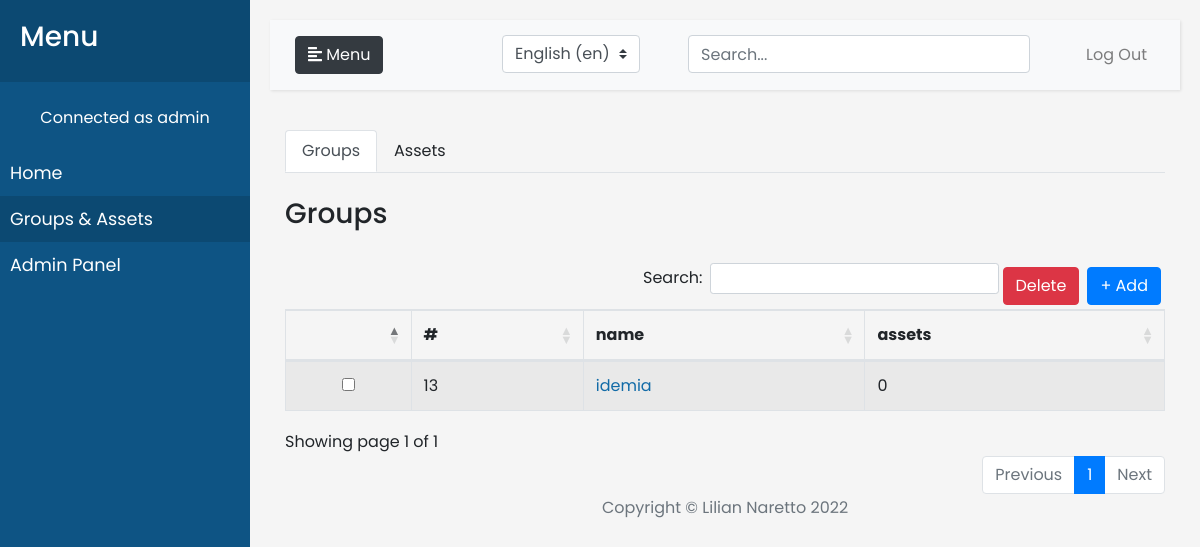
/groups/ (signed in), run on an earlier commit of the app's database.
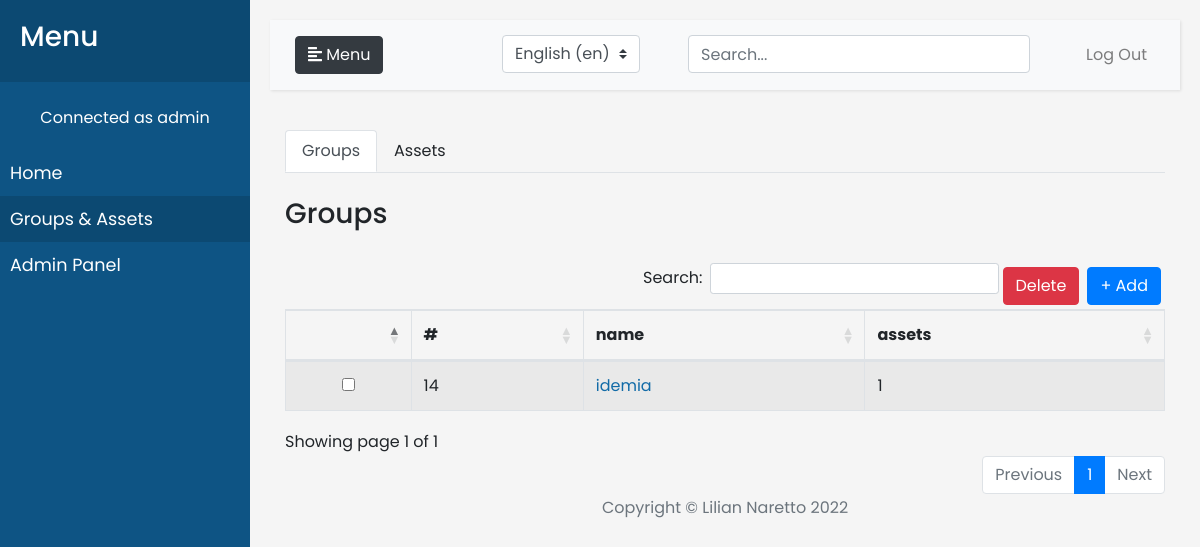
And on a later commit of the database.
### Main/models.py (models this page shows, shortened)
class TimeStampMixin(models.Model):
    created_at = models.DateTimeField(auto_now_add=True)
    updated_at = models.DateTimeField(auto_now=True)
    class Meta:
        abstract = True

class Group(TimeStampMixin):
    extension = models.ForeignKey('Extension', on_delete=models.CASCADE,verbose_name=_('Extension'), related_name='+')
    name = models.CharField(max_length=100, verbose_name=_('Name'))
    description = models.TextField(verbose_name=_('Description'))
    assets = models.ManyToManyField(Asset, blank=True, verbose_name=_('Assets'), related_name='+')
    slug = AutoSlugField(_('Slug'), unique=True, max_length=100, populate_from=('name'))
    def __str__(self):
        return self.name

### Main/views.py (the view, shortened to what this page needs)
# urls.py: path('groups/', views.Groups.as_view(),name="groups"),
class Groups(LoginRequiredMixin, View):
    template_name='Groups.html'
    def get(self, request):
        groupform = GroupForm()
        assetform = AssetForm(user=request.user)
        data = {'groupnav' : True,'available_languages': ['en', 'fr'],'groupform' : groupform,'assetform': assetform}
        return render(request, self.template_name, data)

### Main/forms.py
class GroupForm(forms.ModelForm):
    class Meta:
        model = Group
        fields = ['name','description']
        widgets = {'description': forms.TextInput(attrs={'size': 50})}

class AssetForm(forms.ModelForm):
    class Meta:
        model = Asset
        fields = ['name','description','group']
        widgets = {'description': forms.TextInput(attrs={'size': 20})}
    def __init__(self,*args,**kwargs):
        user = kwargs.pop('user', None)
        super(AssetForm,self).__init__(*args,**kwargs)
        if user :
            self.fields['group'].queryset = user.extension.groups.all()
        else:
            self.fields.pop("group")

### Main/models.py (called while the page is built)
    def getvulnerabilities(self):
        return Vulnerability.objects.filter(cpe__in=self.softwares.values_list('cpe',flat=True))

    def __str__(self):
        return self.name

    def getassets(self):
        return Asset.objects.filter(group__in=self.groups.all())

### templates/Groups.html (shortened to what this page needs)
{% extends "Base.html" %}
{% load i18n %}
{% load crispy_forms_tags %}
{% block content %}
<ul class="nav nav-tabs">
  <li><a data-toggle="tab"  href="#groups" class="nav-link active" role="tab">{% trans "Groups" %}</a></li>
  <li><a data-toggle="tab" href="#assets" class="nav-link" role="tab">{% trans "Assets" %}</a></li>
</ul>
<div class="tab-content">
  <div id="groups" class="tab-pane active">
    <br>
    <h3>{% trans "Groups" %}</h3>
    <br>
    <form method="POST" >
      <button type="button" class="formbutton btn btn-primary" data-toggle="modal" data-target="#groupmodal">+ {% trans "Add" %}</button>
      <button type="submit" class="formbutton btn btn-danger" name="deletegroup" onclick="return confirm('{% trans "Are you sure?" %}')">{% trans "Delete" %}</button>
      <table class="table display table-striped table-bordered">
          <thead>
            <tr>
              <th scope="col"></th>
              {% if request.user.is_staff %}
              <th scope="col">#</th>
              {% endif %}
              <th scope="col">{% trans "name" %}</th>
              <th scope="col">{% trans "assets" %}</th>
            </tr>
          </thead>
          <tbody>
            {% for group in request.user.extension.groups.all %}
            <tr>
              <td style="text-align:center"><input name="groupcheck" value="{{group.pk}}" type="checkbox"></td>
              {% if request.user.is_staff %}
              <td>{{group.pk}}</td>
              {% endif %}
              <td class="link"><a href="{% url 'groupprofile' groupslug=group.slug %}">{{group}}</a></td>
              <td>{{group.assets.count}}</td>
            </tr>
            {% endfor %}
          </tbody>
        </table>
    </form>
  </div>
</div>
{% endblock %}

### templates/Base.html (shortened to what this page needs)
{% load static %}
{% load i18n %}
<!DOCTYPE html>
<html lang="en">
    <head>
        <link rel="stylesheet" href="https://cdn.jsdelivr.net/npm/bootstrap@4.5.3/dist/css/bootstrap.min.css">
        <link rel="stylesheet" href="https://cdn.datatables.net/1.10.25/css/dataTables.bootstrap4.min.css">
        <link rel="stylesheet" href="https://cdn.datatables.net/buttons/1.7.1/css/buttons.dataTables.min.css">
        <link rel="stylesheet" type="text/css" href="{% static 'css/style.css' %}">
    </head>
    <body>
        <div class="wrapper">
            <nav id="sidebar" aria-label="navigation">
                <div class="sidebar-header">
                    <h3>{% trans "Menu" %}</h3>
                </div>
                <br>
                <div style="text-align: center;" >{% trans "Connected as" %} {{request.user}}</div>
                <ul class="list-unstyled components">
                    <li {% if homenav %} class="active" {%endif%}>
                        <a href="{% url 'home'%}">{% trans "Home" %}</a>
                    </li>
                    <li {% if groupnav %} class="active" {%endif%}>
                        <a href="{% url 'groups'%}">{% trans "Groups & Assets" %}</a>
                    </li>
                    {% if request.user.is_staff %}
                    <li {% if adminnav %} class="active" {%endif%}>
                        <a href="{% url 'adminpanel'%}">{% trans "Admin Panel" %}</a>
                    </li>
                    {% endif %}
                </ul>
            </nav>
            <div id="content">
                <nav class="navbar navbar-expand-lg navbar-light bg-light">
                    <div class="container-fluid">
                        <button type="button" id="sidebarCollapse" class="btn btn-dark">
                            <em class="fas fa-align-left"></em>
                            <span>{% trans "Menu" %}</span>
                        </button>
                        <div class="collapse navbar-collapse justify-content-end" id="navbarSupportedContent">
                            <ul class="nav navbar-nav ml-auto">
                                <li class="nav-item">
                                    <form action="{% url 'set_language' %}" method="post">{% csrf_token %}
                                        <select class="browser-default custom-select" id="changecountry" name="language" onchange="this.form.submit()">
                                            {% get_current_language as LANGUAGE_CODE %}
                                            {% get_language_info_list for available_languages as languages %}
                                            {% for language in languages %}
                                            <option value="{{ language.code }}"{% if language.code == LANGUAGE_CODE %} selected="selected"{% endif %}>
                                                {{ language.name_local }} ({{ language.code }})
                                            </option>
                                            {% endfor %}
                                        </select>
                                    </form>
                                </li>
                                <li class="nav-item">
                                    <form action="{% url 'search' %}" method="POST">
                                        <input type="search" name="search" class="form-control" placeholder="{% trans "Search..." %}">
                                    </form>
                                </li>
                                <li class="nav-item">
                                    <a class="nav-link" href="{% url 'logout' %}">{% trans "Log Out" %}</a>
                                </li>
                            </ul>
                        </div>
                    </div>
                </nav>
                <div class="container-fluid">
                    {% block content%}
                    {% endblock %}
                </div>
                <footer class="footer text-center">
                    <div class="container">
                        <span class="text-muted">Copyright &copy; Lilian Naretto 2022</span>
                    </div>
                </footer>
            </div>
        </div>
    </body>
</html>

### static/css/style.css (style rules this page uses)
html { scroll-behavior:smooth; }
body { font-family: 'Poppins', sans-serif; background: #f5f5f5; }
a, a:hover, a:focus { color: inherit; text-decoration: none; transition: all 0.3s; }
.navbar { padding: 15px 10px; background: #fff; border: none; border-radius: 0; margin-bottom: 40px; box-shadow: 1px 1px 3px rgba(0, 0, 0, 0.1); }
.wrapper { display: flex; width: 100%; align-items: stretch; }
#sidebar { min-width: 250px; max-width: 250px; background: #0E5484; color: #fff; transition: all 0.3s; }
#sidebar .sidebar-header { padding: 20px; background: #0c4972; }
#sidebar ul.components { padding: 20px 0; }
#sidebar ul li a { padding: 10px; font-size: 1.1em; display: block; }
#sidebar ul li.active>a, a[aria-expanded="true"] { color: #fff; background: #0c4972; }
#content { width: 100%; padding: 20px; min-height: 100vh; transition: all 0.3s; }
@media (min-width: 992px) { #navbarSupportedContent .nav-item { margin-left: 3rem; } }
.link { color:#126ba7; }
.formbutton { float:right; margin:0.25rem; }

What changed in the data, as far as the page shows it:
removed Group: pk "13", name "idemia", assets.count "0"
added Group: pk "14", name "idemia", assets.count "1"
